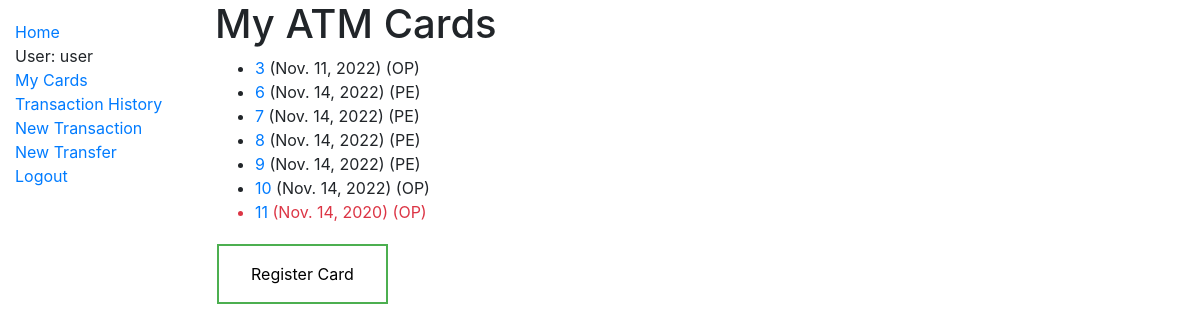
Page /user/mycards/ (signed in) on the earlier database version.
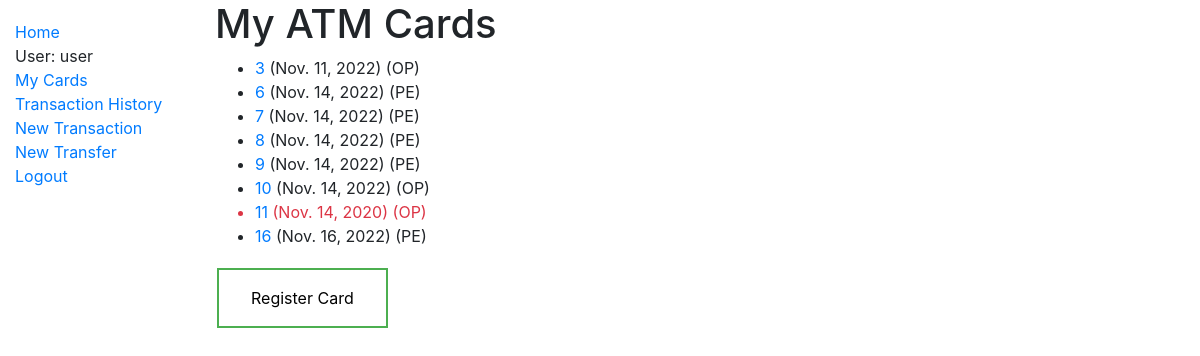
Same page on the later database version.
### user/models.py (models this page shows, shortened)
class Card(models.Model):
    date_of_issue = models.DateField(auto_now=True, help_text="Date that ATM Card was Issued.", )
    expiry_date = models.DateField(default=datetime.now() + timedelta(days=730),
                                   help_text="Date upon which ATM card expires. Defaults to two years from date of "
                                             "issue", )
    OPEN = 'OP'
    CLOSED = 'CL'
    PENDING = 'PE'
    CARD_STATUS_CHOICES = (
        (OPEN, 'Open'),
        (CLOSED, 'Closed'),
        (PENDING, 'Pending'),
    )
    card_status = models.CharField(max_length=6, choices=CARD_STATUS_CHOICES, default=PENDING,
                                   help_text="Status of ATM Card. Card can either be Open or Closed. "
                                             "Pending means that card has been submitted by a user, but not yet "
                                             "approved by an admin.", )
    owner_id = models.ForeignKey(User, on_delete=models.PROTECT, help_text="Card holder's account.", )
    @property
    def is_expired(self):
        if self.expiry_date and datetime.now().date() > self.expiry_date:
            return True
        return False

### user/views.py (the view)
# urls.py: path('mycards/', views.OwnedCardsByUserListView.as_view(), name='my-cards'),
class OwnedCardsByUserListView(LoginRequiredMixin, generic.ListView):
    model = Card
    template_name = 'user/card_list_borrowed_user.html'
    paginate_by = 10
    def get_queryset(self):
        return Card.objects.filter(owner_id=self.request.user).order_by('date_of_issue')

### user/templates/user/card_list_borrowed_user.html
{% extends "base_generic.html" %}
{% block content %}
    <h1>My ATM Cards</h1>
    {% if card_list %}
    <ul>
      {% for card in card_list %}
      <li class="{% if card.is_expired %}text-danger{% endif %}">
        <a href="{% url 'card_detail' card.id %}">{{card.id}}</a> ({{ card.expiry_date }}) ({{ card.card_status }})
      </li>
      {% endfor %}
    </ul>
    {% else %}
      <p>You do not own any ATM Cards.</p>
    {% endif %}
    <form action="/user/confirmcard">
        <input class='button button1' type="submit" value="Register Card" />
    </form>
{% endblock %}

Differences in the rows shown:
added Card: id "16", expiry_date "Nov. 16, 2022", card_status "PE"
